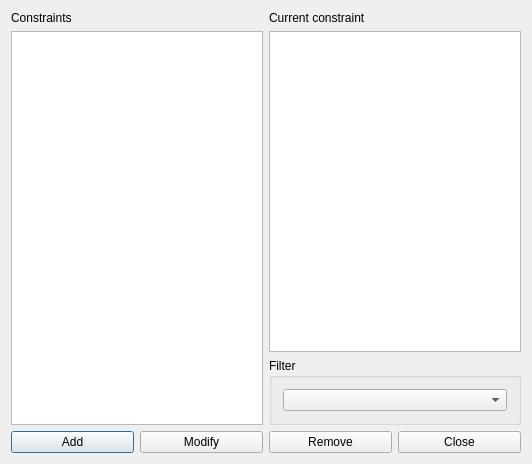
<?xml version="1.0" encoding="UTF-8"?>
<ui version="4.0">
 <class>ConstraintStudentsSetIntervalMaxDaysPerWeekForm_template</class>
 <widget class="QDialog" name="ConstraintStudentsSetIntervalMaxDaysPerWeekForm_template">
  <property name="geometry">
   <rect>
    <x>0</x>
    <y>0</y>
    <width>532</width>
    <height>464</height>
   </rect>
  </property>
  <property name="windowTitle">
   <string extracomment="This is the title of the dialog to see the list of all constraints of this type">Constraints students set interval max days per week</string>
  </property>
  <layout class="QGridLayout" name="gridLayout_2">
   <item row="0" column="0" rowspan="2">
    <layout class="QVBoxLayout" name="verticalLayout">
     <item>
      <widget class="QLabel" name="constraintsTextLabel">
       <property name="frameShape">
        <enum>QFrame::NoFrame</enum>
       </property>
       <property name="frameShadow">
        <enum>QFrame::Plain</enum>
       </property>
       <property name="text">
        <string>Constraints</string>
       </property>
       <property name="wordWrap">
        <bool>false</bool>
       </property>
      </widget>
     </item>
     <item>
      <widget class="QListWidget" name="constraintsListWidget"/>
     </item>
    </layout>
   </item>
   <item row="0" column="1">
    <layout class="QVBoxLayout" name="verticalLayout_2">
     <item>
      <widget class="QLabel" name="currentConstraintTextLabel">
       <property name="text">
        <string>Current constraint</string>
       </property>
       <property name="wordWrap">
        <bool>false</bool>
       </property>
      </widget>
     </item>
     <item>
      <widget class="QPlainTextEdit" name="currentConstraintTextEdit"/>
     </item>
    </layout>
   </item>
   <item row="1" column="1">
    <widget class="QGroupBox" name="filterGroupBox">
     <property name="title">
      <string>Filter</string>
     </property>
     <layout class="QGridLayout" name="gridLayout">
      <item row="0" column="0">
       <widget class="QComboBox" name="studentsComboBox"/>
      </item>
     </layout>
    </widget>
   </item>
   <item row="2" column="0" colspan="2">
    <layout class="QHBoxLayout" name="horizontalLayout">
     <item>
      <widget class="QPushButton" name="addConstraintPushButton">
       <property name="text">
        <string>Add</string>
       </property>
      </widget>
     </item>
     <item>
      <widget class="QPushButton" name="modifyConstraintPushButton">
       <property name="text">
        <string>Modify</string>
       </property>
      </widget>
     </item>
     <item>
      <widget class="QPushButton" name="removeConstraintPushButton">
       <property name="text">
        <string>Remove</string>
       </property>
      </widget>
     </item>
     <item>
      <widget class="QPushButton" name="closePushButton">
       <property name="text">
        <string>Close</string>
       </property>
      </widget>
     </item>
    </layout>
   </item>
  </layout>
 </widget>
 <layoutdefault spacing="6" margin="11"/>
 <resources/>
 <connections/>
</ui>
